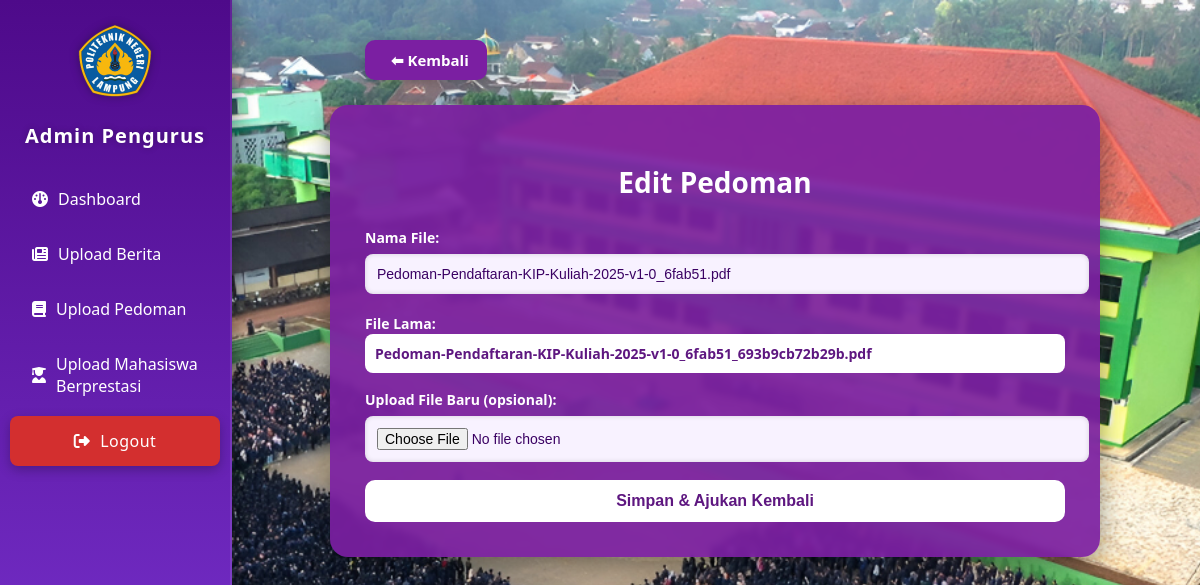
Page /pengurus/edit_pedoman.php?id=16 (signed in) on the committed database.
### tables this page shows
CREATE TABLE `pedoman` (
  `id_pedoman` int(11) UNSIGNED NOT NULL,
  `nama_file` varchar(255) NOT NULL,
  `file_path` varchar(255) NOT NULL,
  `id_admin` int(11) DEFAULT NULL,
  `status` enum('pending','approved','rejected') NOT NULL DEFAULT 'pending',
  `catatan_revisi` text DEFAULT NULL,
  `approved_by` int(11) UNSIGNED DEFAULT NULL,
  `tanggal_upload` timestamp NOT NULL DEFAULT current_timestamp(),
  `created_at` timestamp NOT NULL DEFAULT current_timestamp(),
  `updated_at` timestamp NULL DEFAULT NULL ON UPDATE current_timestamp()
);

### pengurus/edit_pedoman.php (the view, shortened to what this page needs)
<?php
include "../koneksi.php";
include "sidebar.php";
$id = intval($_GET['id']);
$q = mysqli_query($koneksi, "SELECT * FROM pedoman WHERE id_pedoman=$id");
$pedoman = mysqli_fetch_assoc($q);
?>
<!DOCTYPE html>
<html>
<head>
</head>
<body>
<div class="content">
    <div style="max-width: 700px; margin: 0 auto;">
        <a href="pedoman_list.php" class="back-btn">
             <span style="margin-left:8px;">⬅ Kembali</span>
        </a>
    </div>
    <div class="form-card">
        <h2>Edit Pedoman</h2>
        <form method="POST" enctype="multipart/form-data">
            <label>Nama File:</label>
            <input type="text" name="nama_file"
                   value="<?= htmlspecialchars($pedoman['nama_file']) ?>" required>
            <label>File Lama:</label>
            <div class="file-info"><?= basename($pedoman['file_path']) ?></div>
            <label>Upload File Baru (opsional):</label>
            <input type="file" name="file_pedoman">
            <button type="submit">Simpan & Ajukan Kembali</button>
        </form>
    </div>
</div>
</body>
</html>

### pengurus/edit_pedoman.php (style rules this page uses)
body { margin: 0; font-family: 'Segoe UI', Tahoma; background: url('../assets/bg-pelaporan.jpg') no-repeat center center fixed; background-size: cover; }
.content { margin-left: 230px; padding: 40px 20px; min-height: 100vh; }
.form-card { width: 90%; max-width: 700px; margin: auto; padding: 35px; border-radius: 18px; background: rgba(123, 31, 162, 0.92); color: white; box-shadow: 0 8px 25px rgba(0,0,0,0.40); backdrop-filter: blur(3px); animation: fadeIn 0.4s ease-out; }
h2 { text-align: center; margin-bottom: 25px; font-size: 28px; color: white; }
label { font-weight: bold; color: white; font-size: 14px; }
input[type=text], input[type=file] { width: 100%; padding: 12px; border-radius: 8px; border: none; margin-top: 6px; margin-bottom: 18px; font-size: 14px; background: #f8f2ff; color: #3a0063; box-shadow: inset 0 0 5px rgba(0,0,0,0.15); }
button { width: 100%; padding: 12px; background: white; border: none; color: #5e1780; border-radius: 10px; font-size: 16px; font-weight: bold; cursor: pointer; transition: 0.25s; }
.back-btn { display: inline-flex; align-items: center; padding: 10px 18px; background: #7b1fa2; color: white; border-radius: 10px; font-size: 15px; margin-bottom: 25px; text-decoration: none; font-weight: bold; box-shadow: 0 4px 15px rgba(0,0,0,0.25); transition: 0.3s; }
.file-info { background: white; padding: 10px; border-radius: 8px; color: #5e1780; margin-bottom: 15px; font-size: 14px; font-weight: bold; }

### rows in the picture
pedoman: nama_file "Pedoman-Pendaftaran-KIP-Kuliah-2025-v1-0_6fab51.pdf", file_path "Pedoman-Pendaftaran-KIP-Kuliah-2025-v1-0_6fab51_693b9cb72b29b.pdf"
